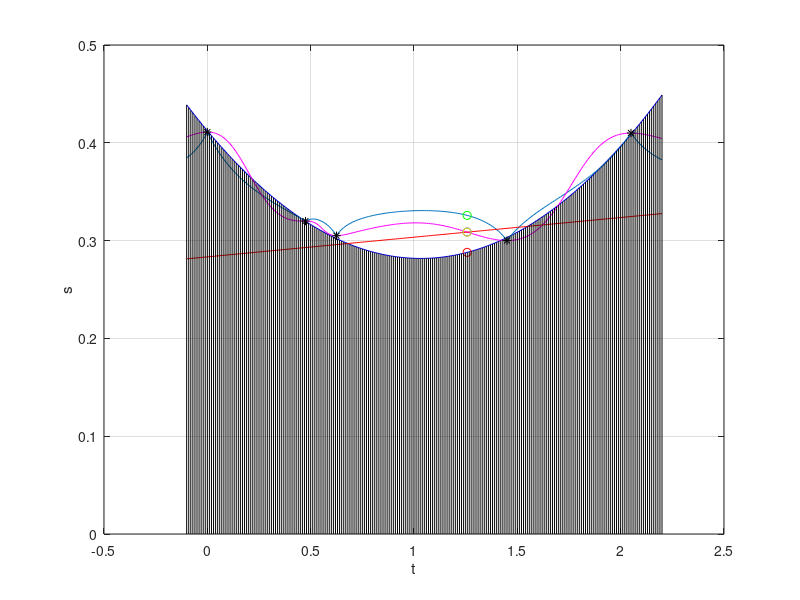

Source code (MATLAB):
t=[0 0.475 0.625 1.450 2.050];
s=[0.411 0.320 0.305 0.300 0.410];
t0=1.2570
L=length(s)
%%%%%%%%%%%%%%%%%%%SECOND ORDER POLYNOMIAL INTERPOLATION%%%%%%%%%%%%%%%%%
for i=1:L
    A(i,1)=1
    A(i,2)=[t(i)];
    for j=1:3    
    A(1,j)=0
    A(i,3)=[t(i)^2];
    end
end
A(1,1)=1
x=inv(transpose(A)*A)*transpose(A)*transpose(s)
A0=[1 t0 t0^2];
s0=A0*x

v=A*x-transpose(s);

var=(transpose(v)*v)/(5-3);
rmse=sqrt(var)


wi=A0*inv(transpose(A)*A)*transpose(A)
total_wi=0;

for i=1:L
    total_wi=wi(i)+total_wi;
end


%%%%%%%%%%%%%%%%%%%%%%%IDW INTERPOLATION%%%%%%%%%%%%%%%%%%%%%%%%%%%%%%%

for i=1:L
    di(i)=[abs(t(i)-t0)];
end

for i=1:L
    pi(i)=1/sqrt(0.000001+di(i)^2);
end
total_pi=0;
for i=1:L
    total_pi=total_pi+pi(i)
end

for i=1:L
    above(i)=pi(i)*s(i);
end
total_above_idw=0;
for i=1:L
    total_above_idw=total_above_idw+above(i);
end

for i=1:L
    wi_idw(i)=pi(i)/total_pi;
end
total_wi_idw=0;
for i=1:L
    total_wi_idw=wi_idw(i)+total_wi_idw;
end

s0_idw_with_weight=wi_idw*transpose(s) %total above s0 (w1*s1 + w2*s2 + ... +wn*sn)

s0_idw=total_above_idw/total_pi;

%%%%%%%%%%%%%%%%%%%ISDW INTERPOLATION%%%%%%%%%%%%%%%%%%%%%%%%%%%%%%%%%
for i=1:L
    pi2(i)=1/(di(i)^2);
end
total_pi2=0;
for i=1:L
    total_pi2=total_pi2+pi2(i)
end

for i=1:L
    above2(i)=pi2(i)*s(i);
end
total_above2=0;
for i=1:L
    total_above2=total_above2+above2(i);
end
s0_isdw=total_above2/total_pi2;

for i=1:L
    wi_isdw(i)=pi2(i)/total_pi2;
end


total_wi_isdw=0;
for i=1:L
    total_wi_isdw=wi_isdw(i)+total_wi_isdw;
end
s0_isdw_with_weight=wi_isdw*transpose(s)

%%%%%%%%%%%%%%%%%%%%%%%%%%MOVING GRADIENT%%%%%%%%%%%%%%%%%%%%%%%%%%%%%%%
A0_moving=[1 t0];

d0=0.35;
for i=1:L
    pi_moving(i)=exp(-(di(i)^2)/(2*d0^2));
    A2(i,1)=1;
    A2(i,2)=t(i);
end

P = diag(pi_moving);
x_moving = inv(transpose(A2)*P*A2)*transpose(A2)*P*transpose(s);
s0_moving_gradient=A0_moving*x_moving
%%%%%%%%%%%%%%%%%%%%%%%%%%%PLOTING%%%%%%%%%%%%%%%%%%%%%%%%%%%%%%%%%%%%%%%

tfun=[-0.1:0.01:2.2]';
[ndat,dummy]=size(tfun);
sfun=zeros(ndat,1);

%%%%%%second order polynomial%%%%%%%
for i=1:ndat
    ti=tfun(i);
    si=0
    for j=1:3
        si=si+x(j)*ti^(j-1);
    end
    sfun(i)=si;
end

plot(tfun,sfun,'b');
hold on
%%%%%%%%%%Plotting IDW%%%%%%%%%%%%%%%%%%%%%%
for i=1:ndat
    ti=tfun(i);
    for j=1:L
        di_plot(j)=[abs(t(j)-ti)];
    end
    for j=1:L
        pi_plot(j)=1/sqrt(0.000001+di_plot(j)^2);
    end
    total_pi_plot=0;
    for j=1:L
        total_pi_plot=total_pi_plot+pi_plot(j)
    end
    for j=1:L
        above_plot(j)=pi_plot(j)*s(j);
    end
    total_above_idw_plot=0;
    for j=1:L
        total_above_idw_plot=total_above_idw_plot+above_plot(j);
    end

    s0_idw_plot(i)=total_above_idw_plot/total_pi_plot;
    
end
plot(tfun,s0_idw_plot)
hold on
%%%%%%%%%%%%%%%%Ploting ISDW%%%%%%%%%%%%%%%%%%%%%%%%
for i=1:ndat
    ti=tfun(i);
    for j=1:L
        di_plot(j)=[abs(t(j)-ti)];
    end
    for j=1:L
        pi_plot2(j)=1/(di_plot(j)^2);
    end
    total_pi_plot2=0;
    for j=1:L
        total_pi_plot2=total_pi_plot2+pi_plot2(j)
    end
    for j=1:L
        above_plot2(j)=pi_plot2(j)*s(j);
    end
    total_above_isdw_plot=0;
    for j=1:L
        total_above_isdw_plot=total_above_isdw_plot+above_plot2(j);
    end

    s0_isdw_plot(i)=total_above_isdw_plot/total_pi_plot2;
    
end
plot(tfun,s0_isdw_plot,'m')
hold on
%%%%%%%%%%Ploting moving gradient
for i=1:ndat
    ti=tfun(i);
    si=0
    for j=1:2
        si=si+x_moving(j)*ti^(j-1);
    end
    sfun_moving(i)=si;
end

%%%%same ploting same with the upper for loop%%%%%
for i=1:ndat
    sfun_move(i) = [1, tfun(i)] * x_moving;
end
plot(tfun,sfun_moving,'r');
hold on


%%%%%%%%%ploting main elements%%%%%%%%
plot(t,s,'k*');
hold on


xlabel('t');
ylabel('s')

%%%%%%ploting s0 points%%%%%%
plot(t0,s0,'ro');
hold on
plot(t0,s0_idw,'go');
hold on
plot(t0,s0_isdw,'bo');
hold on
plot(t0,s0_moving_gradient,'yo');
hold on

%%%%grids%%%%%%%%%
for ifun=1:ndat
    ti=tfun(ifun);
    si=sfun(ifun);
    tLine=[ti ti];
    sLine=[0.0 si];
    plot(tLine,sLine,'-k');
end
grid on
